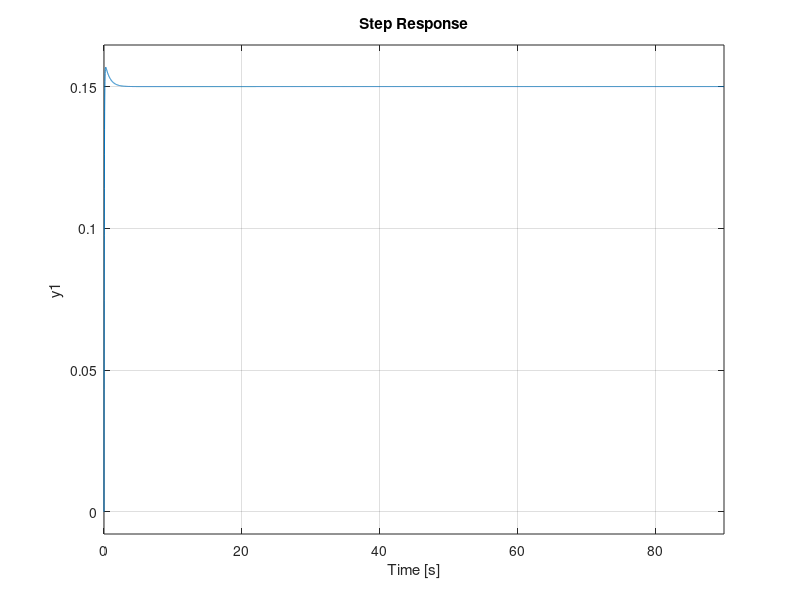

Here is the MATLAB script that generated this plot:
%Ball Balancer PID Thoerectical Simulation

%Mass of ball
m = 0.00246;
%Radius of ball
R = 0.03175;
%Gravity
g = -9.81;
%Length of beam
L = 0.30; 
%Lever arm length
d = 0.1438;
%Moment of inertia of the ball
J = 3.086e-6;

%Transfer function
s = tf('s');

%Position on beam
Pos = -m*g*d/L/(J/R^2+m)/s^2;

%Proportional constant
Kp = 17.5;
%Derivative constant
Kd = 12;
%Integration constant
Ki = 1.2;

%PID controller
Ce = pid(Kp,Ki,Kd);

%Closed loop negative feedback
sys_cl = feedback(Ce*Pos,1);

%Step response
step(0.15*sys_cl);